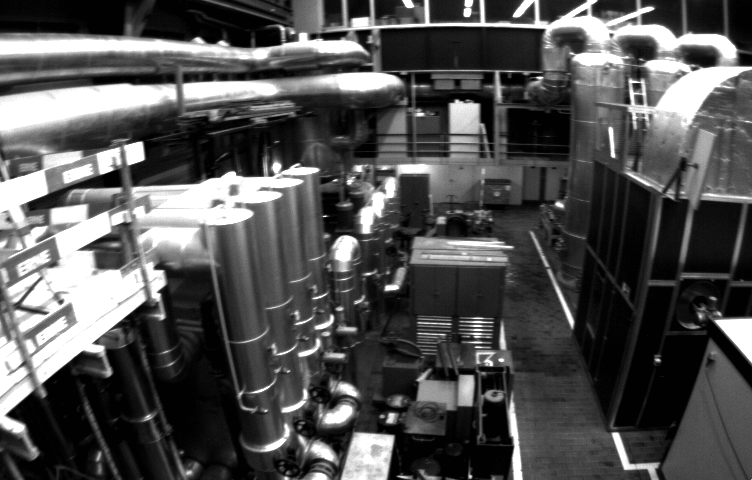
//> input picture FindEpilines/euroc1.png, 752 x 480 px
$ ./epiline   (built with g++ and OpenCV 4)
//> lines starting //> are read from the running program, lines starting //| are printed output that depends on the picture; after the words box and inside, x2 and y2 are one past the last pixel; in counts of white or black regions, pixels touching at a corner belong together
/*************************************************

Copyright:bupt
Author:kaiqi
email:kaiqigu0110@163.com
Date:2020-10-22
Description:根据两帧图像对应的匹配点计算基础矩阵，并利用该矩阵绘制出前30个特征点对应的极线
            题目来源： 计算机视觉life

**************************************************/

#include<iostream>
#include <vector>
#include<algorithm>
#include <unistd.h>
#include <opencv2/core/core.hpp>
#include <opencv2/highgui/highgui.hpp>
#include <opencv2/features2d/features2d.hpp>
#include <opencv2/calib3d/calib3d.hpp>
#include <opencv2/imgproc.hpp>

using namespace std;
using namespace cv;


//自定义排序函数
bool sortFun(const  DMatch &p1, const  DMatch &p2) {
    return p1.distance < p2.distance;//升序排列
}

int main( int argc, char** argv )
{

    Mat image1 = imread( "./euroc1.png");
//> image1 is the input picture: 480 rows x 752 cols, CV_8UC3; min 1, max 255, mean 82.1
    Mat image2 = imread( "./euroc2.png");
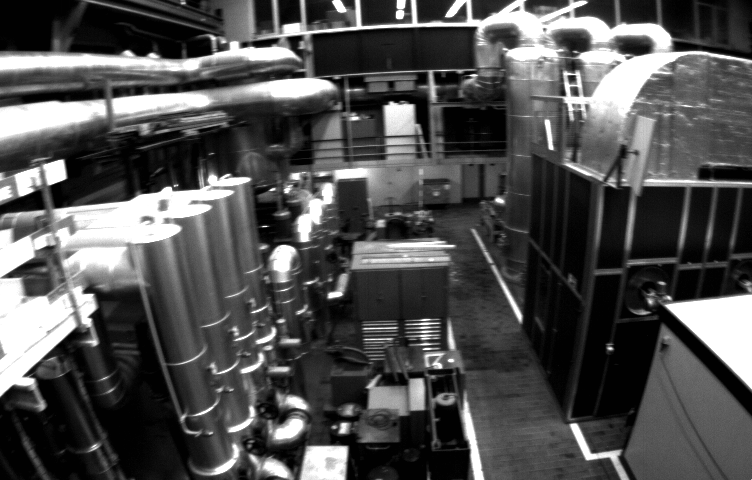
//> input picture FindEpilines/euroc2.png, 752 x 480 px
//> image2 is the input picture: 480 rows x 752 cols, CV_8UC3; min 1, max 255, mean 80.3

    Ptr<FeatureDetector> detector = ORB::create();
    Ptr<DescriptorExtractor> descriptor = ORB::create();

    vector< KeyPoint > kp1, kp2;
    detector->detect( image1, kp1 );
//> kp1 = 500 keypoints; strongest (x, y, size): (140, 154, 111.1), (139, 144, 77.1), (141, 142, 31), (141, 143, 44.6)
    detector->detect( image2, kp2 );
//> kp2 = 500 keypoints; strongest (x, y, size): (64, 174, 64.3), (60, 160, 44.6), (574, 76, 31), (65, 176, 44.6)

    // 计算描述子
    Mat desp1, desp2;
    descriptor->compute( image1, kp1, desp1 );
    descriptor->compute( image2, kp2, desp2 );

    // 匹配描述子
    vector< DMatch > matches;
    BFMatcher matcher;
    matcher.match( desp1, desp2, matches );
//> matches = 500 matches
    cout<<"Find total "<<matches.size()<<" matches."<<endl;
//| Find total 500 matches.
    Mat img_mathes;

    drawMatches(image1, kp1, image2, kp2, matches, img_mathes);
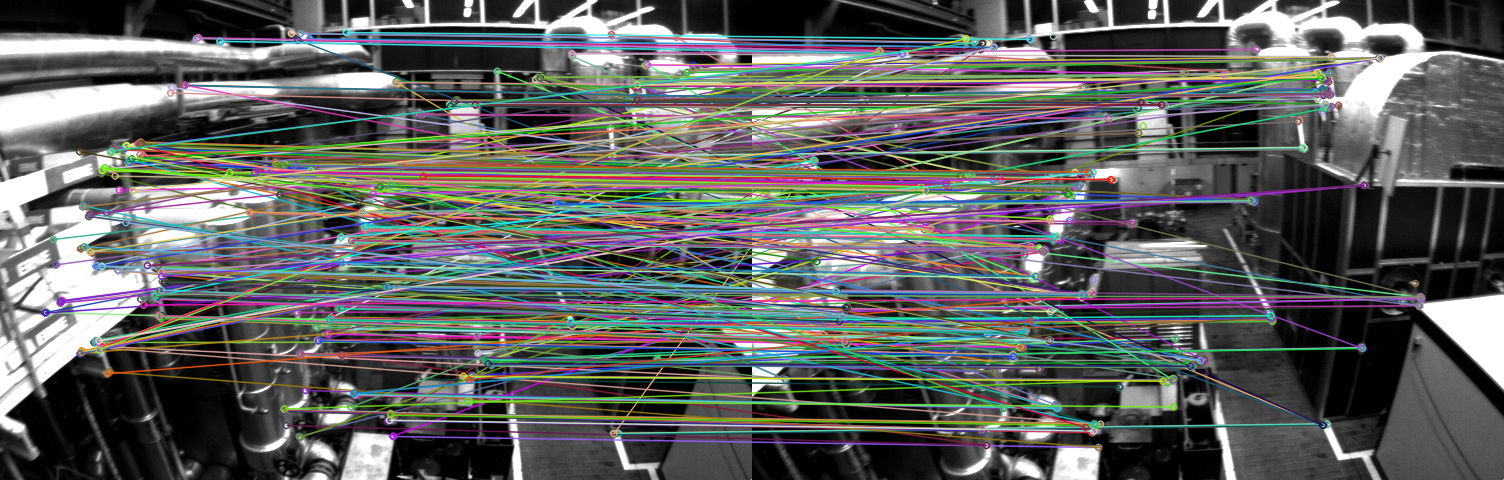
//> img_mathes: 480 rows x 1504 cols, CV_8UC3; mean B, G, R 94.8, 96.2, 94.6

    // 筛选匹配对
    //冒泡排序法根据描述匹配距离排序
    sort(matches.begin(), matches.end(), sortFun);
    //选最相似的前30个点
    vector< DMatch > goodMatches;
    for ( int i=0; i<30; i++ ){
        goodMatches.push_back( matches[i] );
    }

    Mat img_goodmathes;
    drawMatches(image1, kp1, image2, kp2, goodMatches, img_goodmathes);
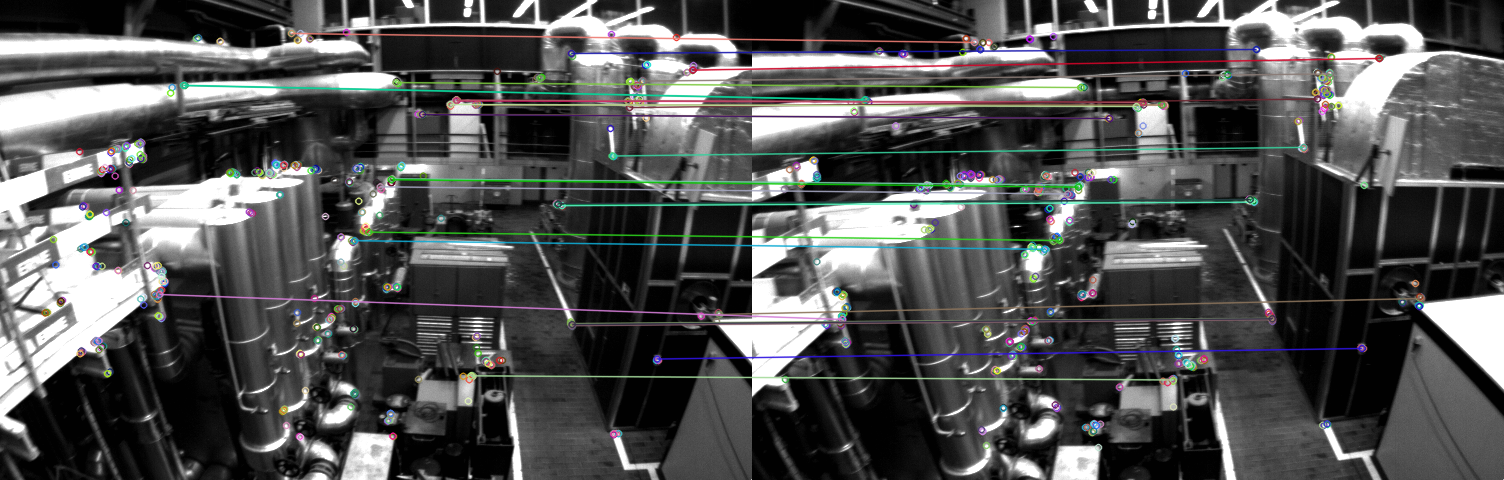
//> img_goodmathes: 480 rows x 1504 cols, CV_8UC3; mean B, G, R 81.8, 82.1, 81.3
    imshow("goodMatches", img_goodmathes);


    vector< Point2f > pts1, pts2;
    for (size_t i=0; i<goodMatches.size(); i++)
    {
        pts1.push_back(kp1[goodMatches[i].queryIdx].pt);
        pts2.push_back(kp2[goodMatches[i].trainIdx].pt);
    }
//> this loop made 30 passes
    cout<<"Find total "<<goodMatches.size()<<" matches."<<endl;
//| Find total 30 matches.
    // 计算基础矩阵
    Mat F = findFundamentalMat(pts1, pts2, CV_FM_RANSAC);
//> F = [[1.61e-06, -5.75e-05, -0.00962], [5.28e-05, 6.03e-06, -0.0879], [0.00557, 0.0859, 1]]
    std::vector<Vec<float, 3>> epilines1, epilines2;
    //极线epilines 方程ax+by+c=0;
    computeCorrespondEpilines(pts1, 1, F, epilines1);
//> epilines1 = 30 items, first 12: [-0.18, -0.98, 118.2], [-0.32, -0.95, 330.3], [-0.28, -0.96, 274.9], [-0.44, -0.9, 514.1], [-0.48, -0.88, 583.1], [-0.44, -0.9, 517.1], [-0.45, -0.89, 527.8], [-0.34, -0.94, 356], [-0.2, -0.98, 151.1], [-0.23, -0.97, 197.5], [-0.23, -0.97, 187.3], [-0.24, -0.97, 208.8]
    computeCorrespondEpilines(pts2, 2, F, epilines2);
//> epilines2 = 30 items, first 12: [0.14, 0.99, -109.6], [0.26, 0.97, -323.6], [0.23, 0.97, -268.7], [0.37, 0.93, -510.9], [0.41, 0.91, -584.4], [0.37, 0.93, -513], [0.38, 0.93, -526], [0.28, 0.96, -349.4], [0.16, 0.99, -143.4], [0.18, 0.98, -189.5], [0.18, 0.98, -179.9], [0.19, 0.98, -203.2]

    //绘制出30个匹配点对应的对极线
    RNG rng;
    for (uint i = 0; i < 30; i++)
    {
        Scalar color = Scalar(rng(256), rng(256), rng(256));//随机产生颜色
        //在视图2中把关键点用圆圈画出来，然后再绘制在对应点处的外极线
        circle(image2, pts2[i], 3, color, 2);
        line(image2, Point(0, -epilines1[i][2] / epilines1[i][1]), Point(image2.cols, -(epilines1[i][2] + epilines1[i][0] * image2.cols) / epilines1[i][1]), color);

        //绘制外极线的时候，选择两个点，一个是x=0处的点，一个是x为图片宽度处
        circle(image1, pts1[i], 3, color, 2);
        line(image1, Point(0, -epilines2[i][2] / epilines2[i][1]), Point(image1.cols, -(epilines2[i][2] + epilines2[i][0] * image1.cols) / epilines2[i][1]), color);
    }
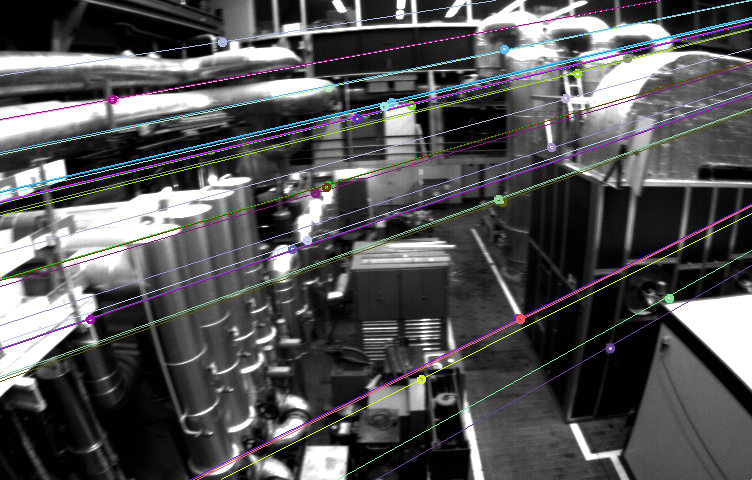
//> image2: 480 rows x 752 cols, CV_8UC3; 5.72% of pixels changed, all inside (x1, y1, x2, y2) = (0, 0, 752, 480)
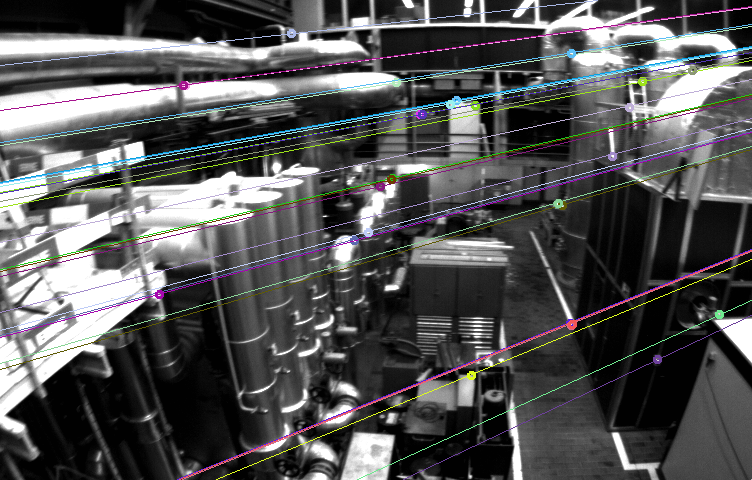
//> image1: 480 rows x 752 cols, CV_8UC3; 5.47% of pixels changed, all inside (x1, y1, x2, y2) = (0, 0, 752, 480)


    // ----------- 结束你的代码 --------------//
    imshow("epiline1", image1);
    imshow("epiline2", image2);
    waitKey(0);
    return 0;
}
